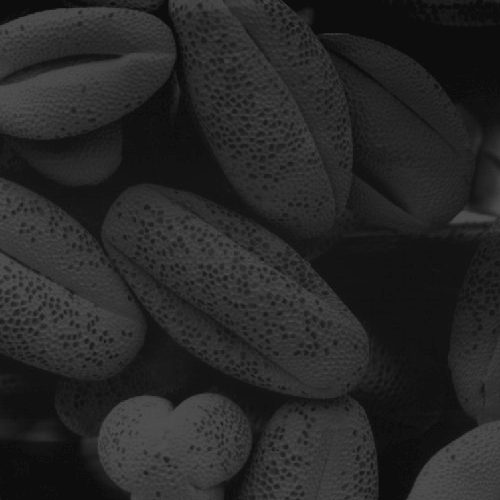
#> input picture Chapter 3/3.3 Histogram processing/3.3.1 Histogram equalization/Fig0316a.tif, 500 x 500 px
$ python H4HistTrans.py
#> lines starting #> are read from the running program, lines starting #| are printed output that depends on the picture
import cv2
import numpy as np
import matplotlib.pyplot as plt

img_a = cv2.imread('Fig0316a.tif')
#> img_a is the input picture: shape (500, 500, 3); min 13, max 83, mean 38.7
img_b = cv2.imread('Fig0316b.tif')
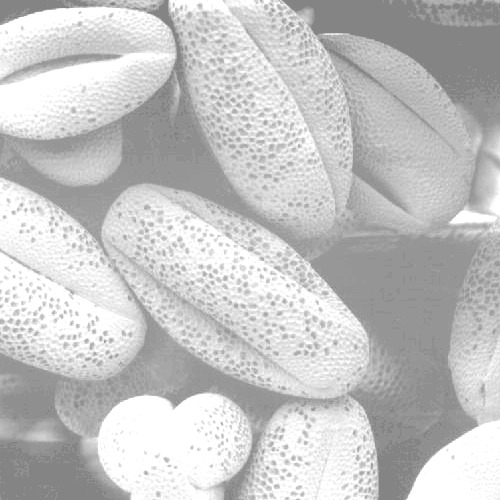
#> input picture Chapter 3/3.3 Histogram processing/3.3.1 Histogram equalization/Fig0316b.tif, 500 x 500 px
#> img_b is the input picture: shape (500, 500, 3); min 132, max 255, mean 196.4
img_c = cv2.imread('Fig0316c.tif')
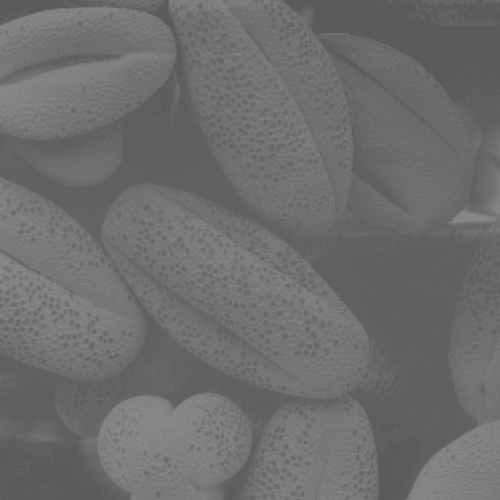
#> input picture Chapter 3/3.3 Histogram processing/3.3.1 Histogram equalization/Fig0316c.tif, 500 x 500 px
#> img_c is the input picture: shape (500, 500, 3); min 91, max 138, mean 109.1
img_d = cv2.imread('Fig0316d.tif')
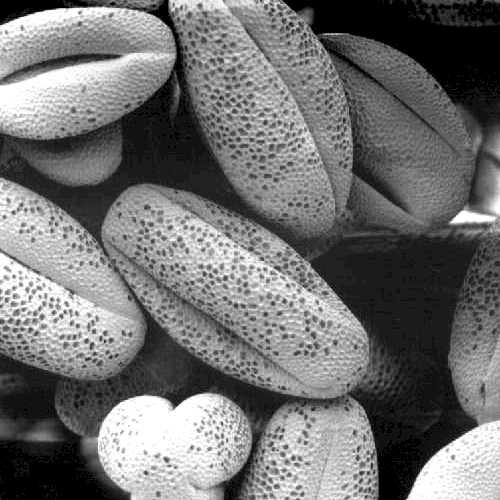
#> input picture Chapter 3/3.3 Histogram processing/3.3.1 Histogram equalization/Fig0316d.tif, 500 x 500 px
#> img_d is the input picture: shape (500, 500, 3); min 0, max 255, mean 113.2

H = img_a.shape[0]
#> H = 500
W = img_a.shape[1]
#> W = 500

His = np.zeros((4, 256))  # store 4 images
pr = np.zeros((4, 256))  # 概率密度函数
S = np.zeros((4, 256))  # transformed images
newHis = np.zeros((4, 256))  # 新图的直方图

# 统计原始图片中的灰度分布
for row in range(H):
    for col in range(W):
        His[0, img_a[row, col]] += 1
        His[1, img_b[row, col]] += 1
        His[2, img_c[row, col]] += 1
        His[3, img_d[row, col]] += 1

# 计算原始概率密度函数pr
for i in range(4):
    for j in range(256):
        pr[i, j] = His[i, j] / (H * W)

# 计算转换后s的值
for i in range(4):
    for j in range(256):
        for m in range(j + 1):
            S[i, j] += pr[i, m]
        S[i, j] = (int)(S[i, j] * 255)

# for i in range(256):
#     print(pr[0, i], S[0, i])

# 创建新的四张图片
# 由于原图读进来的时候是三通道的，所以这里也要建立三通道的图片，因此第三个参数是3
newImg_a = np.zeros((H, W, 3), np.uint8)
newImg_b = np.zeros((H, W, 3), np.uint8)
newImg_c = np.zeros((H, W, 3), np.uint8)
newImg_d = np.zeros((H, W, 3), np.uint8)

for row in range(H):
    for col in range(W):
        newImg_a[row, col] = S[0, img_a[row, col]]
        newImg_b[row, col] = S[1, img_b[row, col]]
        newImg_c[row, col] = S[2, img_c[row, col]]
        newImg_d[row, col] = S[3, img_d[row, col]]
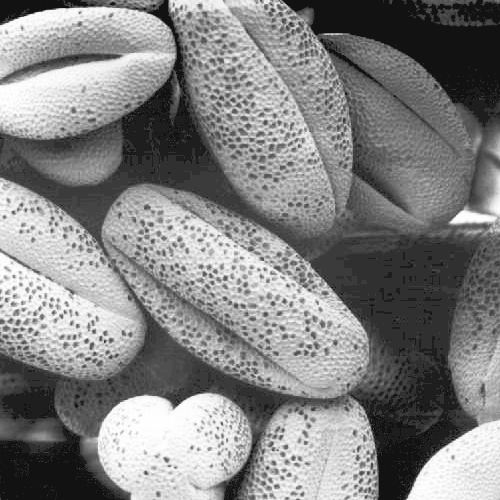
#> newImg_a: shape (500, 500, 3); min 18, max 255, mean 130.5

# 绘制新的图片的直方图
for row in range(H):
    for col in range(W):
        newHis[0, newImg_a[row, col]] += 1
        newHis[1, newImg_b[row, col]] += 1
        newHis[2, newImg_c[row, col]] += 1
        newHis[3, newImg_d[row, col]] += 1

# 原始图片
plt.subplot(4, 4, 1)
plt.axis('off')
plt.imshow(img_a)
plt.subplot(4, 4, 5)
plt.axis('off')
plt.imshow(img_b)
plt.subplot(4, 4, 9)
plt.axis('off')
plt.imshow(img_c)
plt.subplot(4, 4, 13)
plt.axis('off')
plt.imshow(img_d)

# 新图片
plt.subplot(4, 4, 3)
plt.axis('off')
plt.imshow(newImg_a)
plt.subplot(4, 4, 7)
plt.axis('off')
plt.imshow(newImg_b)
plt.subplot(4, 4, 11)
plt.axis('off')
plt.imshow(newImg_c)
plt.subplot(4, 4, 15)
plt.axis('off')
plt.imshow(newImg_d)

x = np.arange(0, 256, 1)  # [0,255]
# 老的直方图
plt.subplot(4, 4, 2)
plt.bar(x, His[0])
plt.subplot(4, 4, 6)
plt.bar(x, His[1])
plt.subplot(4, 4, 10)
plt.bar(x, His[2])
plt.subplot(4, 4, 14)
plt.bar(x, His[3])

# 新图片的直方图
plt.subplot(4, 4, 4)
plt.bar(x, newHis[0])
plt.subplot(4, 4, 8)
plt.bar(x, newHis[1])
plt.subplot(4, 4, 12)
plt.bar(x, newHis[2])
plt.subplot(4, 4, 16)
plt.bar(x, newHis[3])

plt.show()
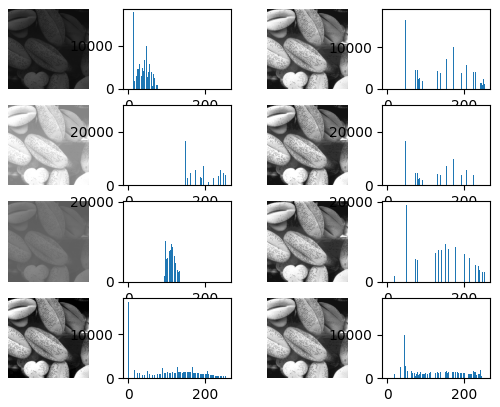
#> figure drawn by matplotlib, 16 panels; panel 9: tallest bar 17718 high, from x = 12.6 to 13.4; panel 10: tallest bar 28659 high, from x = 254.6 to 255.4; panel 11: tallest bar 19078 high, from x = 95.6 to 96.4; panel 12: tallest bar 17496 high, from x = -0.4 to 0.4
